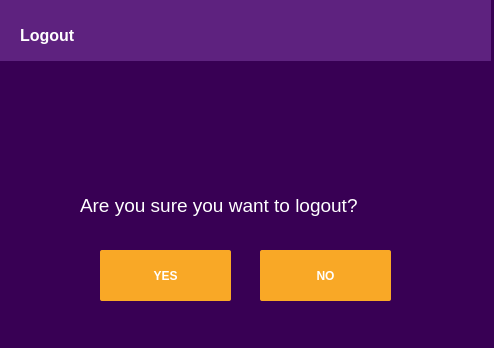
<?xml version="1.0" encoding="UTF-8"?>
<ui version="4.0">
 <class>Dialog</class>
 <widget class="QDialog" name="Dialog">
  <property name="geometry">
   <rect>
    <x>0</x>
    <y>0</y>
    <width>494</width>
    <height>348</height>
   </rect>
  </property>
  <property name="font">
   <font>
    <family>Nirmala UI</family>
    <pointsize>9</pointsize>
    <weight>75</weight>
    <bold>true</bold>
   </font>
  </property>
  <property name="windowTitle">
   <string>Dialog</string>
  </property>
  <property name="styleSheet">
   <string notr="true">QLabel {

background-color: rgb(94, 34, 127);
}

QDialog {
	background-color: rgb(56, 0, 84);

}

QPushButton {
 
	color: rgb(255, 255, 255);
	
	background-color: rgb(249, 168, 38);
border: 0px solid;
border-radius : 2px;
font: bold 8pt &quot;Nirmala UI&quot;;
}

QPushButton:hover {
	
	background-color: rgb(151, 9, 206);
	
	color: rgb(255, 255, 255);
}</string>
  </property>
  <widget class="QLabel" name="label">
   <property name="geometry">
    <rect>
     <x>0</x>
     <y>0</y>
     <width>491</width>
     <height>61</height>
    </rect>
   </property>
   <property name="text">
    <string/>
   </property>
  </widget>
  <widget class="QLabel" name="label_2">
   <property name="geometry">
    <rect>
     <x>20</x>
     <y>10</y>
     <width>81</width>
     <height>51</height>
    </rect>
   </property>
   <property name="font">
    <font>
     <family>Nirmala UI</family>
     <pointsize>12</pointsize>
     <weight>75</weight>
     <bold>true</bold>
    </font>
   </property>
   <property name="styleSheet">
    <string notr="true">QLabel{
background-color: rgba(0,0,0,0%);
color:white;
}
</string>
   </property>
   <property name="text">
    <string>Logout</string>
   </property>
  </widget>
  <widget class="QLabel" name="label_3">
   <property name="geometry">
    <rect>
     <x>80</x>
     <y>180</y>
     <width>351</width>
     <height>51</height>
    </rect>
   </property>
   <property name="font">
    <font>
     <family>Nirmala UI</family>
     <pointsize>14</pointsize>
     <weight>50</weight>
     <bold>false</bold>
    </font>
   </property>
   <property name="styleSheet">
    <string notr="true">QLabel{
background-color: rgba(0,0,0,0%);
color:white;
}
</string>
   </property>
   <property name="text">
    <string>Are you sure you want to logout?</string>
   </property>
  </widget>
  <widget class="QPushButton" name="yes_buttn">
   <property name="geometry">
    <rect>
     <x>100</x>
     <y>250</y>
     <width>131</width>
     <height>51</height>
    </rect>
   </property>
   <property name="text">
    <string>YES</string>
   </property>
  </widget>
  <widget class="QLabel" name="label_4">
   <property name="geometry">
    <rect>
     <x>140</x>
     <y>70</y>
     <width>221</width>
     <height>121</height>
    </rect>
   </property>
   <property name="styleSheet">
    <string notr="true">background-color: rgba(0,0,0,0%);</string>
   </property>
   <property name="text">
    <string/>
   </property>
   <property name="pixmap">
    <pixmap>../img/studentdashboard/log.svg</pixmap>
   </property>
   <property name="scaledContents">
    <bool>true</bool>
   </property>
  </widget>
  <widget class="QPushButton" name="no_buttn">
   <property name="geometry">
    <rect>
     <x>260</x>
     <y>250</y>
     <width>131</width>
     <height>51</height>
    </rect>
   </property>
   <property name="text">
    <string>NO</string>
   </property>
  </widget>
  <zorder>label</zorder>
  <zorder>label_2</zorder>
  <zorder>yes_buttn</zorder>
  <zorder>label_4</zorder>
  <zorder>label_3</zorder>
  <zorder>no_buttn</zorder>
 </widget>
 <resources/>
 <connections/>
</ui>
